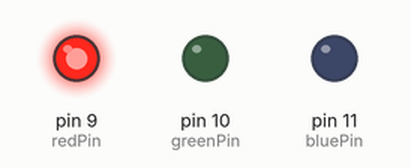
Recording of a sketch running on a simulated Arduino Uno, built with avr-gcc and run on an emulated ATmega328P. On the bench: output pins drawn as LEDs (lit = HIGH).

Above: at 0.5 s.
At 2.5 s:
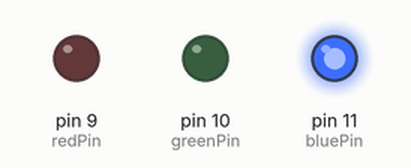
At 3.5 s:
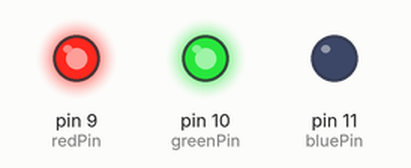
At 4.5 s:
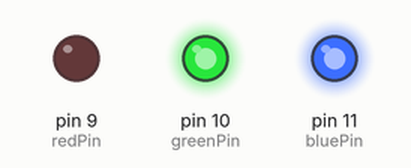
At 6.5 s:
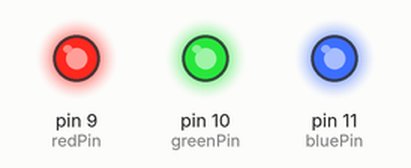
At 8.5 s:
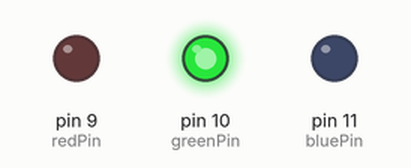
Timing chart, 0 to 9.1 s (numbered marks = the images above):
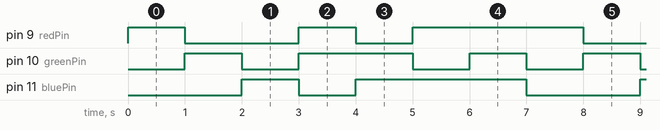

Measured:
- by itself, pin 9 (redPin): repeats every 7.0 s: LOW 2.0 s, HIGH 1.0 s, LOW 1.0 s, HIGH 3.0 s
- by itself, pin 10 (greenPin): repeats every 7.0 s: LOW 1.0 s, HIGH 2.0 s, 2 × (LOW 1.0 s, HIGH 1.0 s)
- by itself, pin 11 (bluePin): repeats every 7.0 s: LOW 1.0 s, HIGH 3.0 s, LOW 2.0 s, HIGH 1.0 s

The sketch:

sketch_mar15h.ino
```cpp
const int redPin = 9;    // Connect the R pin to digital pin 9
const int greenPin = 10; // Connect the G pin to digital pin 10
const int bluePin = 11;  // Connect the B pin to digital pin 11

void setup() {
  // Set the pins as OUTPUT
  pinMode(redPin, OUTPUT);
  pinMode(greenPin, OUTPUT);
  pinMode(bluePin, OUTPUT);
}

void loop() {
  // Call the function to display different colors
  displayColor(255, 0, 0);   // Red
  delay(1000);               // Wait for 1 second
  displayColor(0, 255, 0);   // Green
  delay(1000);
  displayColor(0, 0, 255);   // Blue
  delay(1000);
  displayColor(255, 255, 0); // Yellow
  delay(1000);
  displayColor(0, 255, 255); // Cyan
  delay(1000);
  displayColor(255, 0, 255); // Magenta
  delay(1000);
  displayColor(255, 255, 255); // White
  delay(1000);
}

// Function to display a specific color
void displayColor(int redValue, int greenValue, int blueValue) {
  // Apply PWM (Pulse-Width Modulation) to each pin to control the color intensity
  analogWrite(redPin, redValue);
  analogWrite(greenPin, greenValue);
  analogWrite(bluePin, blueValue);
}
```
